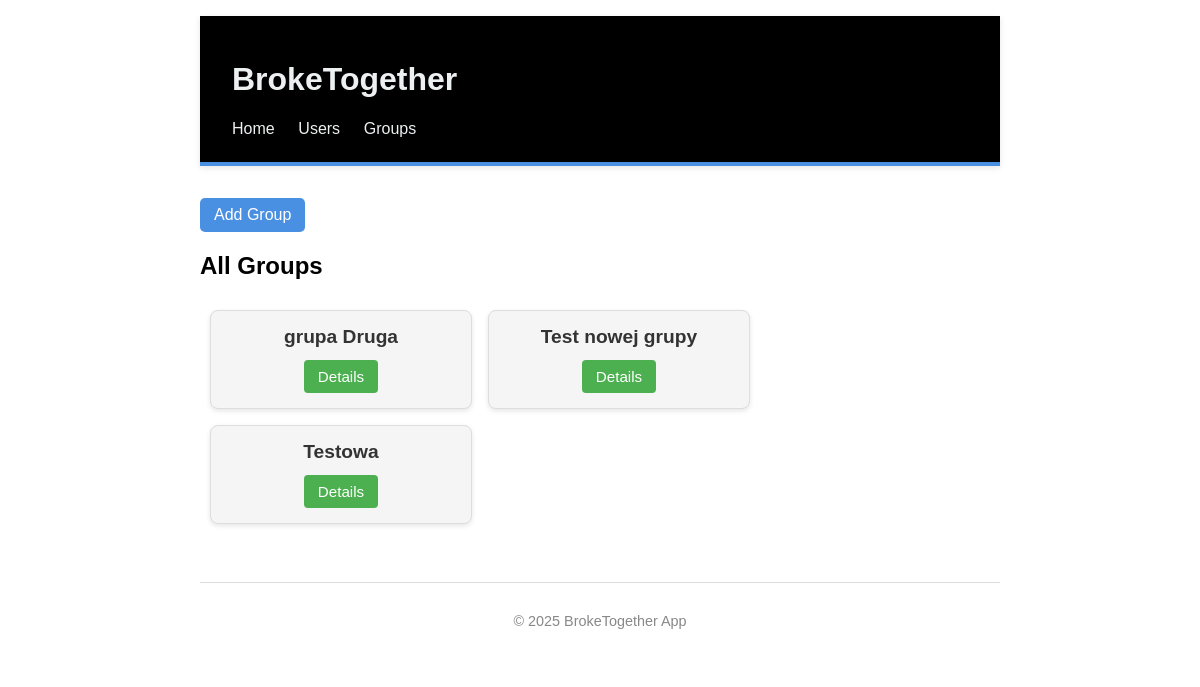
The app's page /groups/ with its own data.
### app/models.py (models this page shows)
class Base(DeclarativeBase):
    pass

class Group(Base):
    __tablename__ = "groups"
    id: Mapped[int] = mapped_column(primary_key=True)
    name: Mapped[str] = mapped_column(Text, nullable=False, unique=False)
    users: Mapped[list["User"]] = relationship(
        "User",
        secondary=user_group_association,
        back_populates="groups"
    )
    expenses: Mapped[list["Expense"]] = relationship(
        "Expense",
        back_populates="group",
        cascade="all, delete-orphan"
    )

### app/routers/groups.py (the view)
@router.get("/", response_class=HTMLResponse)
def get_groups(request: Request, db: Session = Depends(get_db)):
    groups = get_all_groups(db)
    return templates.TemplateResponse("groups.html", {"request": request, "groups": groups})

### app/templates/groups.html (shortened to what this page needs)
{% extends "base.html" %}
{% block content %}
<div style="margin-top: 2rem;">
    <form action="/forms/group">
        <button type="submit" class="btn">Add Group</button>
    </form>
</div>
<h2>All Groups</h2>
{% if groups %}
    <div class="group-list">
        {% for group in groups %}
            <div class="group-card">
            <span class="groupname">{{ group.name }}</span>
            <form action="/groups/{{ group.id }}" method="get">
                <button type="submit" class="details-button">Details</button>
            </form>
            </div>
        {% endfor %}
    </div>
{% else %}
    <p>No groups available.</p>
{% endif %}
{% endblock %}

### app/static/style.css (style rules this page uses)
body { font-family: sans-serif; max-width: 800px; margin: auto; padding: 1rem; }
.group-list { display: flex; flex-wrap: wrap; gap: 16px; padding: 10px; }
.group-card { background-color: #f5f5f5; border: 1px solid #ddd; border-radius: 8px; padding: 15px 20px; width: 220px; box-shadow: 0 2px 5px rgba(0,0,0,0.1); display: flex; flex-direction: column; align-items: center; }
.groupname { font-weight: bold; font-size: 1.2rem; margin-bottom: 12px; color: #333; text-align: center; }
.details-button { background-color: #4caf50; color: white; border: none; padding: 8px 14px; border-radius: 4px; cursor: pointer; font-size: 0.95rem; transition: background-color 0.3s ease; }
.btn { background-color: #4a90e2; color: white; border: none; padding: 8px 14px; border-radius: 5px; font-size: 1rem; cursor: pointer; transition: background-color 0.3s ease; }

### records on screen
Group: name "grupa Druga"
Group: name "Test nowej grupy"
Group: name "Testowa"
